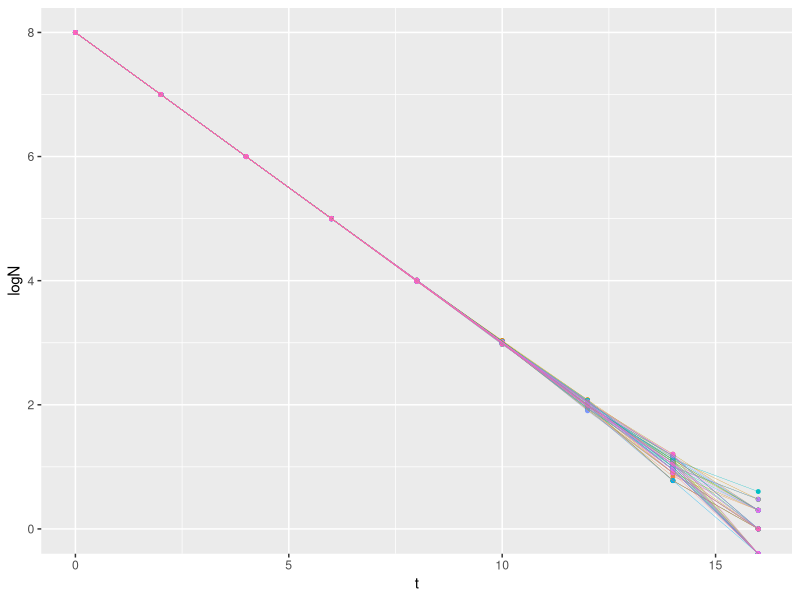

The R script that drew this image: (Note: a time limit stopped this script after it produced the figure.)

library(tidyverse)
library(cowplot)

## Random walk within an experiment/chance

simulate_1_exp <- function(delta_t, D, N0, max_time) {
  
  t <- seq(0, max_time, by = delta_t)
  red_factor <- -delta_t/D
  
  N <- matrix(NA, nrow = length(t), ncol = 1)
  N[1] <- N0
  
  for (i in 1:(length(t) - 1)) {  # This is painful
    
    Ni <- N[i]
    lambda <- Ni*10^red_factor
    Nip1 <- rpois(1, lambda)
    N[i+1] <- Nip1
    
  }
  
  as.double(N)
  
}

delta_t <- 2
D <- 2
N0 <- 1e8
max_time <- 16

n_sims <- 50

set.seed(12412)

my_sims <- c(1:n_sims) %>%
  map_dfc(.,
      ~ simulate_1_exp(delta_t, D, N0, max_time)
      ) %>%
  set_names(., paste0("sim_", 1:n_sims)) %>%
  mutate(t = seq(0, max_time, by = delta_t)) %>%
  select(t, everything())

my_sims %>%
  pivot_longer(-t, names_to = "sim", values_to = "N") %>%
  mutate(logN = log10(N)) %>%
  ggplot(aes(x = t, y = logN, colour = sim)) +
  geom_point(size = 1) +
  geom_line(size = .1) +
  theme(legend.position = "none")

#- Effect of delta t

D <- 2
N0 <- 1e8
max_time <- 16

n_sims <- 10000

set.seed(12412)

my_sims_d2 <- c(1:n_sims) %>%
  map_dfc(.,
          ~ simulate_1_exp(delta_t = 2, D, N0, max_time)
  ) %>%
  set_names(., paste0("sim_", 1:n_sims)) %>%
  mutate(t = seq(0, max_time, by = 2)) %>%
  select(t, everything()) %>%
  pivot_longer(-t, names_to = "sim", values_to = "N") %>%
  mutate(logN = log10(N))

my_sims_d1 <- c(1:n_sims) %>%
  map_dfc(.,
          ~ simulate_1_exp(delta_t = 1, D, N0, max_time)
  ) %>%
  set_names(., paste0("sim_", 1:n_sims)) %>%
  mutate(t = seq(0, max_time, by = 1)) %>%
  select(t, everything()) %>%
  pivot_longer(-t, names_to = "sim", values_to = "N") %>%
  mutate(logN = log10(N))

my_sims_d4 <- c(1:n_sims) %>%
  map_dfc(.,
          ~ simulate_1_exp(delta_t = 4, D, N0, max_time)
  ) %>%
  set_names(., paste0("sim_", 1:n_sims)) %>%
  mutate(t = seq(0, max_time, by = 4)) %>%
  select(t, everything()) %>%
  pivot_longer(-t, names_to = "sim", values_to = "N") %>%
  mutate(logN = log10(N))

my_sims_d8 <- c(1:n_sims) %>%
  map_dfc(.,
          ~ simulate_1_exp(delta_t = 8, D, N0, max_time)
  ) %>%
  set_names(., paste0("sim_", 1:n_sims)) %>%
  mutate(t = seq(0, max_time, by = 8)) %>%
  select(t, everything()) %>%
  pivot_longer(-t, names_to = "sim", values_to = "N") %>%
  mutate(logN = log10(N))

my_sims_d0p2 <- c(1:n_sims) %>%
  map_dfc(.,
          ~ simulate_1_exp(delta_t = .2, D, N0, max_time)
  ) %>%
  set_names(., paste0("sim_", 1:n_sims)) %>%
  mutate(t = seq(0, max_time, by = .2)) %>%
  select(t, everything()) %>%
  pivot_longer(-t, names_to = "sim", values_to = "N") %>%
  mutate(logN = log10(N))

list(`delta = 1` = my_sims_d1,
     `delta = 2` = my_sims_d2,
     `delta = 4` = my_sims_d4,
     `delta = 8` = my_sims_d8,
     `delta = .2` = my_sims_d0p2
     ) %>%
  map(., ~ filter(., t == max_time)) %>%
  imap_dfr(., ~ mutate(.x, delta = .y)) %>%
  ggplot() +
  geom_histogram(aes(N, fill = delta), position = "dodge")
  
## Error in the plating

simulate_plating <- function(delta_t, D, N0, max_time, 
                             dil_f, n_dils, plated_v,
                             n_plates = 1) {
  
  N <- simulate_1_exp(delta_t, D, N0, max_time)
  
  lambdas <- N*dil_f^n_dils*plated_v
  
  c(1:n_plates) %>%
    map(.,
        ~tibble(colonies = rpois(length(N), lambdas),
                lambda = lambdas,
                N_obs = colonies/plated_v/(dil_f^n_dils))
        )
  
}

delta_t <- 2
D <- 2
N0 <- 1e8
max_time <- 16

dil_f <- .1
n_dils <- c(6, 5, 4, 3, 2, 1, 0, 0, 0)
plated_v <- .1
n_plates <- 10

# n_sims <- 50
set.seed(12412)

simulate_plating(delta_t, D, N0, max_time,
                 dil_f, n_dils, plated_v,
                 n_plates
                 ) %>%
  map(., ~ mutate(., 
                  t = seq(0, max_time, by = delta_t),
                  logNobs = log10(N_obs)),
      ) %>%
  imap_dfr(., ~ mutate(.x, sim = .y)) %>%
  ggplot(aes(x = t, y = logNobs, colour = factor(sim))) +
  geom_point(size = 1) +
  geom_line(size = .2) +
  theme(legend.position = "none")

## Combine both

delta_t <- 2
D <- 2
N0 <- 1e8
max_time <- 16

dil_f <- .1
n_dils <- c(6, 5, 4, 3, 2, 1, 0, 0, 0)
plated_v <- .1
n_plates <- 3

n_sims <- 5
set.seed(12412)

c(1:n_sims) %>%
  map(., 
      ~ simulate_plating(delta_t, D, N0, max_time,
                         dil_f, n_dils, plated_v,
                         n_plates
                         )
      ) %>%
  map(.,
      ~ map(., ~ mutate(., 
                        t = seq(0, max_time, by = delta_t),
                        logNobs = log10(N_obs)),
            )
      ) %>%
  map(.,
      ~ imap_dfr(., ~ mutate(.x, plate = as.character(.y)))
      ) %>%
  imap_dfr(.,
           ~ mutate(.x, rep = as.character(.y))
           ) %>%
  ggplot(aes(x = t, y = logNobs, colour = rep)) +
  geom_point(aes(shape = plate), size = 1) +
  geom_line(aes(linetype = plate), size = .2) +
  theme(legend.position = "none")

## Resistance varying between experiments

delta_t <- 4
mean_logD <- log10(2)
sd_logD <- .05
N0 <- 1e8
max_time <- 16

dil_f <- .1
n_dils <- c(6, 4, 2, 0, 0)
plated_v <- .1
n_plates <- 3

n_sims <- 5
# set.seed(12412)

rnorm(n_sims, mean_logD, sd_logD) %>%
  map(., 
      ~ simulate_plating(delta_t, D=10^., N0, max_time,
                         dil_f, n_dils, plated_v,
                         n_plates
      )
  ) %>%
  map(.,
      ~ map(., ~ mutate(., 
                        t = seq(0, max_time, by = delta_t),
                        logNobs = log10(N_obs)),
      )
  ) %>%
  map(.,
      ~ imap_dfr(., ~ mutate(.x, plate = as.character(.y)))
  ) %>%
  imap_dfr(.,
           ~ mutate(.x, rep = as.character(.y))
  ) %>%
  ggplot(aes(x = t, y = logNobs, colour = rep)) +
  geom_point(aes(shape = plate), size = 1) +
  geom_line(aes(linetype = plate), size = .2) +
  theme(legend.position = "none")

## N0 varying between experiments

delta_t <- 4
mean_logD <- log10(2)
sd_logD <- .05
mean_logNmax <- 10
sd_logNmax <- .1
dil_N0 <- 1e-2
max_time <- 16

dil_f <- .1
n_dils <- c(6, 4, 2, 0, 0)
plated_v <- .1
n_plates <- 3

n_sims <- 5
set.seed(12412)

tibble(logNmax = rnorm(n_sims, mean_logNmax, sd_logNmax),
       logD = rnorm(n_sims, mean_logD, sd_logD),
       N0 = rpois(n_sims, 10^logNmax*dil_N0)
       ) %>%
  mutate(rep = row_number()) %>%
  split(.$rep) %>%
  map(., 
      ~ simulate_plating(delta_t, D=10^.$logD, .$N0, max_time,
                         dil_f, n_dils, plated_v,
                         n_plates
      )
  ) %>%
  map(.,
      ~ map(., ~ mutate(., 
                        t = seq(0, max_time, by = delta_t),
                        logNobs = log10(N_obs)),
      )
  ) %>%
  map(.,
      ~ imap_dfr(., ~ mutate(.x, plate = as.character(.y)))
  ) %>%
  imap_dfr(.,
           ~ mutate(.x, rep = as.character(.y))
  ) %>%
  ggplot(aes(x = t, y = logNobs, colour = rep)) +
  geom_point(aes(shape = plate), size = 1) +
  geom_line(aes(linetype = plate), size = .2) +
  theme(legend.position = "none")


 
